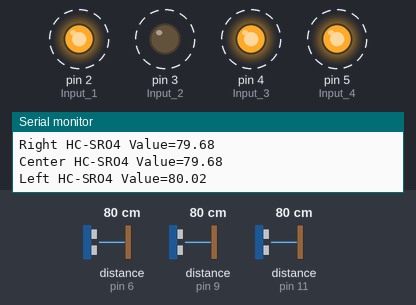
A sketch run on a simulated Arduino Uno, built with avr-gcc and run on an emulated ATmega328P. Parts: output pins drawn as LEDs (lit = HIGH), the last lines printed to the serial monitor. Wiring (inferred from the names in the program): 3 × ultrasonic range finder: trigger pin 8, echo pin 11 / trigger pin 10, echo pin 6 / trigger pin 12, echo pin 9. Dashed ring = blinking. The test bench sets the inputs (shaded band); at power-on: distance to the obstacle (sensors on pin 9, pin 11, pin 6) 80 cm. The echo pulse lasts 58.3 µs per cm; pins used as bus, display or sensor lines are not drawn.

Above: at 1.28 s.
1.3 s: distance to the obstacle (sensor on pin 9) set to 12 cm
4.3 s: distance to the obstacle (sensor on pin 9) set to 9 cm
At 4.3 s:
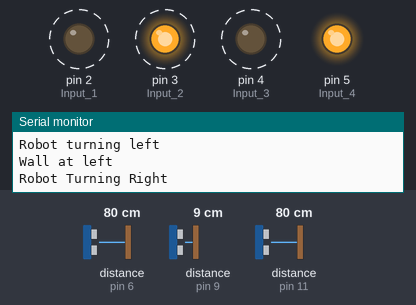
15.1 s: distance to the obstacle (sensor on pin 11) set to 60 cm
Timing chart, 0 to 19.1 s (numbered marks = the images above; inputs shaded):
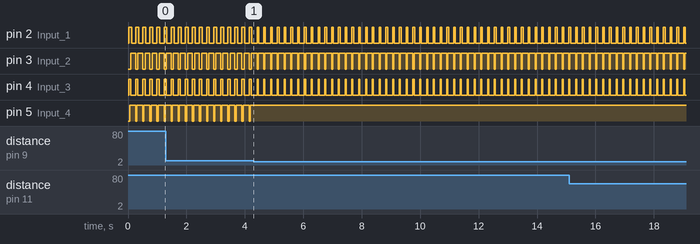

The sketch:

maze_solver_robot_3_ultrasonic_sensors1.ino
```cpp
//Maze solver robot with 3 ultrasonic sound sensors
//Notes are present to explain the lines
//Self-Explainatory lines are not commented

//Code is from below{
//defining right, left and center values

//Right HC-SR04
float rightdu = 0;
float rightdi = 0;

//Center HC-SR04
float centerdu = 0;
float centerdi = 0;

//Left HC-SRO4
float leftdu = 0;
float leftdi = 0;

void setup(){
 //Defining HC-SR04 pins
 //Right
 pinMode(8, OUTPUT);//Trig
 pinMode(11, INPUT);//Echo
 //Center
 pinMode(12, OUTPUT);//Trig
 pinMode(9, INPUT);//Echo
 //Left
 pinMode(10, OUTPUT);//Trig
 pinMode(6, INPUT);//Echo

 //Defining Motor Driver pins
 pinMode(2, OUTPUT);//Input 1
 pinMode(3, OUTPUT);//Input 2
 pinMode(4, OUTPUT);//Input 3
 pinMode(5, OUTPUT);//Input 4

 Serial.begin(9600);//Booting serial monitor for debugging
}

void loop(){

 //Defining the functions(check below)
 Right();
 Center();
 Left();
 RobotMovement();
 delay(100);//small delay for stability
}

void Right() //The code to get Right sensor value
{
  //Sending the signal
  digitalWrite(8,LOW);
  delayMicroseconds(2);
  digitalWrite(8,HIGH);
  delayMicroseconds(10);
  digitalWrite(8,LOW);

  //Recieveing the signal
  rightdu=pulseIn(11,HIGH);

  //Math to calculate distance
  rightdi=(rightdu/2)*(0.0343);
  //Printing distance in Serial Monitor
  Serial.print("Right HC-SRO4 Value=");
  Serial.println(rightdi);
}

void Center()
{
//Sending the signal
  digitalWrite(12,LOW);
  delayMicroseconds(2);
  digitalWrite(12,HIGH);
  delayMicroseconds(10);
  digitalWrite(12,LOW);

  //Recieveing the signal
  centerdu=pulseIn(9,HIGH);

  //Math to calculate distance
  centerdi=(centerdu/2)*(0.0343);
  //Printing distance in Serial Monitor
  Serial.print("Center HC-SRO4 Value=");
  Serial.println(centerdi);
}

void Left()
{
  //Sending the signal
  digitalWrite(10,LOW);
  delayMicroseconds(2);
  digitalWrite(10,HIGH);
  delayMicroseconds(10);
  digitalWrite(10,LOW);

  //Recieveing the signal
  leftdu=pulseIn(6,HIGH);

  //Math to calculate distance
  leftdi=(leftdu/2)*(0.0343);
  //Printing distance in Serial Monitor
  Serial.print("Left HC-SRO4 Value=");
  Serial.println(leftdi);
}

void RobotMovement()// The main movements of the robot
{
  if (centerdi > 10)//Checking if gap is PRESENT in center HC-SR04
  {
    //Code to make robot move straight
    digitalWrite(2, HIGH);//input 1
    digitalWrite(3, LOW);//input 2
    digitalWrite(4, HIGH);//input 3
    digitalWrite(5, LOW);//input 4
    Serial.println("Robot moving straight ");
  }

  else if(centerdi < 10)//Checking if gap is NOT PRESENT in center HC-SR04
  Serial.println("Wall at front");
  {

    if(leftdi > rightdi);//Comparing right and left HC-SR04
    Serial.println("Wall at Right");
    {
     digitalWrite(2, HIGH);//input 1
     digitalWrite(3, LOW);//input 2
     digitalWrite(4, HIGH);//input 3
     digitalWrite(5, HIGH);//input 4
     Serial.println("Robot turning left");
    }

    if (leftdi < rightdi);//Comparing right and left HC-SR04
    Serial.println("Wall at left");
    {
     digitalWrite(2, HIGH);//input 1
     digitalWrite(3, HIGH);//input 2
     digitalWrite(4, LOW);//input 3
     digitalWrite(5, HIGH);//input 4
     Serial.println("Robot Turning Right");
    }

    if (leftdi<10 && rightdi<10)//When Robot reaches Dead End
    Serial.println("Robot At Dead End, Wall at all 3 sides");
    {
     digitalWrite(2, LOW);//input 1
     digitalWrite(3, HIGH);//input 2
     digitalWrite(4, LOW);//input 3
     digitalWrite(5, HIGH);//input 4
     Serial.println("Robot Moving Reverse");
    }
   }
}
```

Measured:
- the behaviour switches between 11 and 10 cm on distance to the obstacle (sensor on pin 9) (found by bisection; images 0 and 1)
- after the input at 4.3 s, pin 5 (Input_4): stops changing and stays HIGH
- by itself, pin 2 (Input_1): alternates HIGH for 0.06 s and LOW for 0.17 s
- by itself, pin 3 (Input_2), pin 5 (Input_4): alternates HIGH for 0.20 s and LOW for 0.04 s
- by itself, pin 4 (Input_3): alternates HIGH for 0.04 s and LOW for 0.20 s
